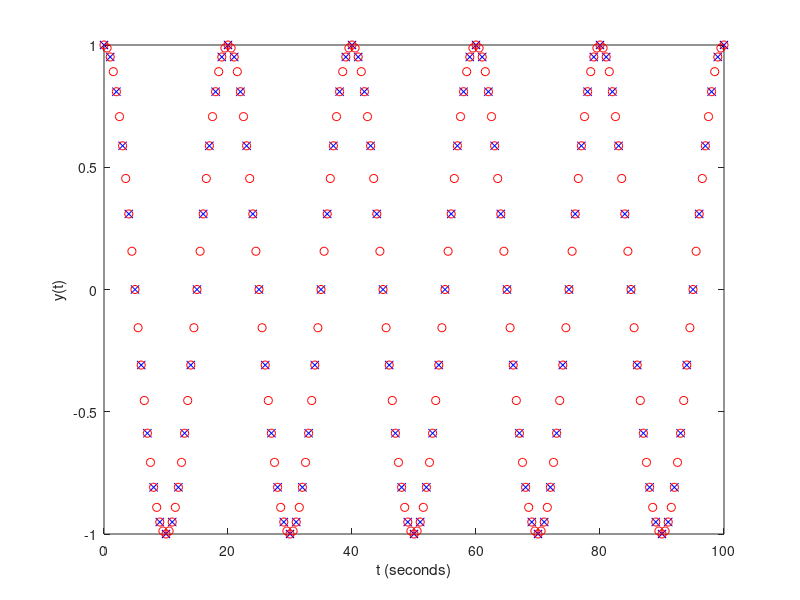

Write the MATLAB code that produced this figure.
T = 100; % seconds
t = 0:T;
f = 5/100;
a = 2*pi*f;
y = cos(a*t);
plot(t,y,'bx');
xlabel('t (seconds)');
ylabel('y(t)');

hold on;

t2 = 0:0.5:T;
y2 = cos(a*t2);
plot(t2,y2,'ro');

